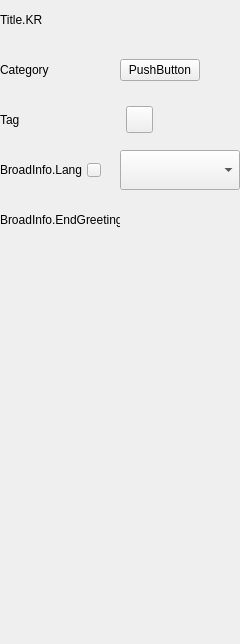
     <widget class="QWidget" name="page_BroadInfo">
      <layout class="QVBoxLayout" name="verticalLayout_3">
       <property name="spacing">
        <number>0</number>
       </property>
       <property name="leftMargin">
        <number>0</number>
       </property>
       <property name="topMargin">
        <number>0</number>
       </property>
       <property name="rightMargin">
        <number>0</number>
       </property>
       <property name="bottomMargin">
        <number>0</number>
       </property>
       <item>
        <layout class="QGridLayout" name="gridLayout_BroadInfo">
         <property name="horizontalSpacing">
          <number>0</number>
         </property>
         <property name="verticalSpacing">
          <number>10</number>
         </property>
         <item row="3" column="0">
          <widget class="QLabel" name="label_BroadTag">
           <property name="sizePolicy">
            <sizepolicy hsizetype="Fixed" vsizetype="Fixed">
             <horstretch>0</horstretch>
             <verstretch>0</verstretch>
            </sizepolicy>
           </property>
           <property name="minimumSize">
            <size>
             <width>120</width>
             <height>40</height>
            </size>
           </property>
           <property name="maximumSize">
            <size>
             <width>120</width>
             <height>40</height>
            </size>
           </property>
           <property name="text">
            <string>Tag</string>
           </property>
          </widget>
         </item>
         <item row="5" column="0">
          <widget class="QLabel" name="label_SignOffMessage">
           <property name="sizePolicy">
            <sizepolicy hsizetype="Fixed" vsizetype="Fixed">
             <horstretch>0</horstretch>
             <verstretch>0</verstretch>
            </sizepolicy>
           </property>
           <property name="minimumSize">
            <size>
             <width>120</width>
             <height>40</height>
            </size>
           </property>
           <property name="maximumSize">
            <size>
             <width>120</width>
             <height>40</height>
            </size>
           </property>
           <property name="text">
            <string>BroadInfo.EndGreeting</string>
           </property>
          </widget>
         </item>
         <item row="2" column="2">
          <layout class="QHBoxLayout" name="horizontalLayout">
           <item>
            <widget class="QPushButton" name="pushButton_BroadCategory">
             <property name="text">
              <string>PushButton</string>
             </property>
             <property name="iconSize">
              <size>
               <width>12</width>
               <height>17</height>
              </size>
             </property>
            </widget>
           </item>
           <item>
            <spacer name="horizontalSpacer_17">
             <property name="orientation">
              <enum>Qt::Horizontal</enum>
             </property>
             <property name="sizeHint" stdset="0">
              <size>
               <width>40</width>
               <height>20</height>
              </size>
             </property>
            </spacer>
           </item>
          </layout>
         </item>
         <item row="2" column="0">
          <widget class="QLabel" name="label_BroadCategory">
           <property name="sizePolicy">
            <sizepolicy hsizetype="Fixed" vsizetype="Fixed">
             <horstretch>0</horstretch>
             <verstretch>0</verstretch>
            </sizepolicy>
           </property>
           <property name="minimumSize">
            <size>
             <width>120</width>
             <height>40</height>
            </size>
           </property>
           <property name="maximumSize">
            <size>
             <width>120</width>
             <height>40</height>
            </size>
           </property>
           <property name="text">
            <string>Category</string>
           </property>
          </widget>
         </item>
         <item row="5" column="2">
          <widget class="AFQLengthAwareLineEdit" name="widget_EndingMessage" native="true">
           <property name="sizePolicy">
            <sizepolicy hsizetype="Preferred" vsizetype="Fixed">
             <horstretch>0</horstretch>
             <verstretch>0</verstretch>
            </sizepolicy>
           </property>
           <property name="minimumSize">
            <size>
             <width>0</width>
             <height>40</height>
            </size>
           </property>
           <property name="maximumSize">
            <size>
             <width>16777215</width>
             <height>40</height>
            </size>
           </property>
          </widget>
         </item>
         <item row="1" column="2">
          <widget class="AFQPrefixLengthAwareLineEdit" name="widget_BroadTitle" native="true">
           <property name="sizePolicy">
            <sizepolicy hsizetype="Preferred" vsizetype="Fixed">
             <horstretch>0</horstretch>
             <verstretch>0</verstretch>
            </sizepolicy>
           </property>
           <property name="minimumSize">
            <size>
             <width>0</width>
             <height>40</height>
            </size>
           </property>
           <property name="maximumSize">
            <size>
             <width>16777215</width>
             <height>40</height>
            </size>
           </property>
          </widget>
         </item>
         <item row="3" column="2">
          <widget class="QWidget" name="widget_Tags" native="true">
           <property name="minimumSize">
            <size>
             <width>100</width>
             <height>0</height>
            </size>
           </property>
           <layout class="QHBoxLayout" name="horizontalLayout_20">
            <property name="leftMargin">
             <number>0</number>
            </property>
            <property name="topMargin">
             <number>0</number>
            </property>
            <property name="rightMargin">
             <number>0</number>
            </property>
            <property name="bottomMargin">
             <number>0</number>
            </property>
            <item>
             <widget class="AFQVerticalWheelScrollArea" name="scrollArea_Tags">
              <property name="sizePolicy">
               <sizepolicy hsizetype="Expanding" vsizetype="Fixed">
                <horstretch>0</horstretch>
                <verstretch>0</verstretch>
               </sizepolicy>
              </property>
              <property name="minimumSize">
               <size>
                <width>0</width>
                <height>0</height>
               </size>
              </property>
              <property name="maximumSize">
               <size>
                <width>0</width>
                <height>40</height>
               </size>
              </property>
              <property name="frameShape">
               <enum>QFrame::NoFrame</enum>
              </property>
              <property name="verticalScrollBarPolicy">
               <enum>Qt::ScrollBarAlwaysOff</enum>
              </property>
              <property name="horizontalScrollBarPolicy">
               <enum>Qt::ScrollBarAlwaysOff</enum>
              </property>
              <property name="widgetResizable">
               <bool>true</bool>
              </property>
              <widget class="QWidget" name="scrollAreaWidgetContents_Tags">
               <property name="geometry">
                <rect>
                 <x>0</x>
                 <y>0</y>
                 <width>16</width>
                 <height>40</height>
                </rect>
               </property>
               <property name="sizePolicy">
                <sizepolicy hsizetype="Preferred" vsizetype="Fixed">
                 <horstretch>0</horstretch>
                 <verstretch>0</verstretch>
                </sizepolicy>
               </property>
               <property name="maximumSize">
                <size>
                 <width>16777215</width>
                 <height>40</height>
                </size>
               </property>
               <layout class="QHBoxLayout" name="horizontalLayout_Tags">
                <property name="spacing">
                 <number>4</number>
                </property>
                <property name="leftMargin">
                 <number>0</number>
                </property>
                <property name="topMargin">
                 <number>0</number>
                </property>
                <property name="rightMargin">
                 <number>0</number>
                </property>
                <property name="bottomMargin">
                 <number>0</number>
                </property>
               </layout>
              </widget>
             </widget>
            </item>
            <item>
             <widget class="QPushButton" name="pushButton_AddTags">
              <property name="minimumSize">
               <size>
                <width>27</width>
                <height>27</height>
               </size>
              </property>
              <property name="maximumSize">
               <size>
                <width>27</width>
                <height>27</height>
               </size>
              </property>
              <property name="text">
               <string/>
              </property>
             </widget>
            </item>
            <item>
             <spacer name="horizontalSpacer_10">
              <property name="orientation">
               <enum>Qt::Horizontal</enum>
              </property>
              <property name="sizeHint" stdset="0">
               <size>
                <width>40</width>
                <height>20</height>
               </size>
              </property>
             </spacer>
            </item>
           </layout>
          </widget>
         </item>
         <item row="1" column="0">
          <widget class="QLabel" name="label_BroadTitle">
           <property name="sizePolicy">
            <sizepolicy hsizetype="Fixed" vsizetype="Fixed">
             <horstretch>0</horstretch>
             <verstretch>0</verstretch>
            </sizepolicy>
           </property>
           <property name="minimumSize">
            <size>
             <width>120</width>
             <height>40</height>
            </size>
           </property>
           <property name="maximumSize">
            <size>
             <width>120</width>
             <height>40</height>
            </size>
           </property>
           <property name="text">
            <string>Title.KR</string>
           </property>
          </widget>
         </item>
         <item row="4" column="0">
          <widget class="QWidget" name="widget_BroadInfoLang" native="true">
           <property name="sizePolicy">
            <sizepolicy hsizetype="Fixed" vsizetype="Fixed">
             <horstretch>0</horstretch>
             <verstretch>0</verstretch>
            </sizepolicy>
           </property>
           <property name="minimumSize">
            <size>
             <width>120</width>
             <height>40</height>
            </size>
           </property>
           <property name="maximumSize">
            <size>
             <width>120</width>
             <height>40</height>
            </size>
           </property>
           <layout class="QHBoxLayout" name="horizontalLayout_26">
            <property name="spacing">
             <number>4</number>
            </property>
            <property name="leftMargin">
             <number>0</number>
            </property>
            <property name="topMargin">
             <number>10</number>
            </property>
            <property name="rightMargin">
             <number>0</number>
            </property>
            <property name="bottomMargin">
             <number>10</number>
            </property>
            <item>
             <widget class="QLabel" name="label_BroadInfoLang">
              <property name="sizePolicy">
               <sizepolicy hsizetype="Preferred" vsizetype="Preferred">
                <horstretch>0</horstretch>
                <verstretch>0</verstretch>
               </sizepolicy>
              </property>
              <property name="minimumSize">
               <size>
                <width>0</width>
                <height>0</height>
               </size>
              </property>
              <property name="maximumSize">
               <size>
                <width>16777215</width>
                <height>16777215</height>
               </size>
              </property>
              <property name="text">
               <string>BroadInfo.Lang</string>
              </property>
             </widget>
            </item>
            <item>
             <widget class="AFQInfoTooltipButton" name="pushButton_BroadInfoLangTip">
              <property name="sizePolicy">
               <sizepolicy hsizetype="Fixed" vsizetype="Fixed">
                <horstretch>0</horstretch>
                <verstretch>0</verstretch>
               </sizepolicy>
              </property>
              <property name="minimumSize">
               <size>
                <width>14</width>
                <height>14</height>
               </size>
              </property>
              <property name="maximumSize">
               <size>
                <width>14</width>
                <height>14</height>
               </size>
              </property>
              <property name="text">
               <string/>
              </property>
              <property name="buttonType" stdset="0">
               <string>questionmarkButton</string>
              </property>
             </widget>
            </item>
            <item>
             <spacer name="horizontalSpacer_19">
              <property name="orientation">
               <enum>Qt::Horizontal</enum>
              </property>
              <property name="sizeType">
               <enum>QSizePolicy::Expanding</enum>
              </property>
              <property name="sizeHint" stdset="0">
               <size>
                <width>40</width>
                <height>20</height>
               </size>
              </property>
             </spacer>
            </item>
           </layout>
          </widget>
         </item>
         <item row="4" column="2">
          <widget class="AFQCustomCombobox" name="comboBox_Lang">
           <property name="minimumSize">
            <size>
             <width>0</width>
             <height>40</height>
            </size>
           </property>
           <property name="maximumSize">
            <size>
             <width>16777215</width>
             <height>40</height>
            </size>
           </property>
           <property name="maxVisibleItems">
            <number>5</number>
           </property>
          </widget>
         </item>
        </layout>
       </item>
       <item>
        <spacer name="verticalSpacer_2">
         <property name="orientation">
          <enum>Qt::Vertical</enum>
         </property>
         <property name="sizeHint" stdset="0">
          <size>
           <width>20</width>
           <height>404</height>
          </size>
         </property>
        </spacer>
       </item>
      </layout>
     </widget>
